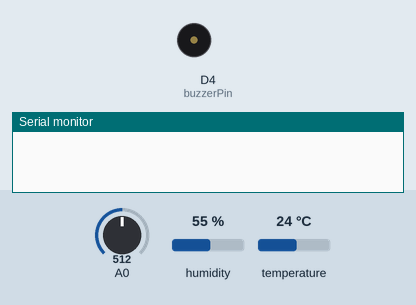
Recording of a sketch running on a simulated ESP8266 (NodeMCU). On the bench: buzzer (waves = sounding, pin HIGH), the last lines printed to the serial monitor. Inputs (shaded band) come from the test bench; at power-on: A0 = 512, humidity 55 %, temperature 24 °C. WiFi joins after 1.5 s; servers stay silent unless stated; no MQTT or app messages arrive unless stated.

Above: at 0.1 s.
At 1.9 s:
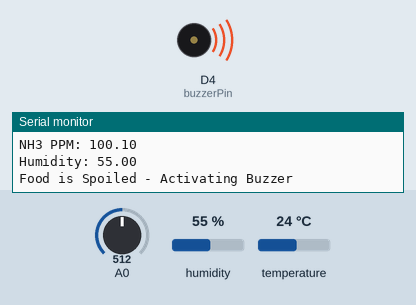
Timing chart, 0 to 4.4 s (numbered marks = the images above):
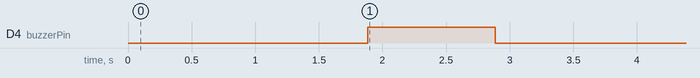

Measured:
- by itself, D4 (buzzerPin): LOW → HIGH at 1.9 s, → LOW 1.0 s later

The sketch:

exibition.ino
```cpp
#define BLYNK_TEMPLATE_ID "TMPL3k1WYGek_"  // Replace with your actual template ID
#define BLYNK_TEMPLATE_NAME "FOODTECH"     // Replace with your actual template name
#define BLYNK_AUTH_TOKEN "On1_TNajtQ1vbojyl_d-KcSaU-4oBNSQ"  // Replace with your actual auth token

#include <ESP8266WiFi.h>
#include <DHT.h>
#include <ThingSpeak.h>
#include <BlynkSimpleEsp8266.h>
#include <PubSubClient.h>  // Include the MQTT library

// Wi-Fi credentials
const char* ssid = "HOTSUPPORT";
const char* password = "Emilia@143";

// ThingSpeak API credentials
unsigned long myChannelNumber = 2686327;
const char* myWriteAPIKey = "YQ2MF5O3INY51I2D";

// MQTT broker details
const char* mqttServer = "test.mosquitto.org";  // Use a public MQTT broker
const int mqttPort = 1883;
const char* mqttTopic = "esp8266";  // Topic to publish food status

// DHT11 Pin and Type
#define DHTPIN D3
#define DHTTYPE DHT11
DHT dht(DHTPIN, DHTTYPE);


int mq2DigitalPin = D1;
int mq135DigitalPin = D2;
int buzzerPin = D4;  // Buzzer pin

WiFiClient espClient;
PubSubClient mqttClient(espClient);
WiFiClient client;

String previousFoodStatus = "";

void setup() {
  Serial.begin(115200);
  dht.begin();

  pinMode(mq2DigitalPin, INPUT);
  pinMode(mq135DigitalPin, INPUT);
  pinMode(buzzerPin, OUTPUT);
  digitalWrite(buzzerPin, LOW);

  // Connect to Wi-Fi
  WiFi.begin(ssid, password);
  while (WiFi.status() != WL_CONNECTED) {
    delay(500);
    Serial.print(".");
  }
  Serial.println("\nWi-Fi connected");

  // Initialize ThingSpeak
  ThingSpeak.begin(client);

  // Initialize Blynk
  Blynk.begin(BLYNK_AUTH_TOKEN, ssid, password);

  // Setup MQTT client
  mqttClient.setServer(mqttServer, mqttPort);
  while (!mqttClient.connected()) {
    if (mqttClient.connect("ESP8266Client")) {
      Serial.println("Connected to MQTT broker");
    } else {
      Serial.print("MQTT connection failed, rc=");
      Serial.print(mqttClient.state());
      delay(2000);
    }
  }
}

void loop() {
  Blynk.run();
  mqttClient.loop();  // Maintain MQTT connection

  // Reading MQ2 analog value and converting to gas concentration
  int mq2AnalogValue = analogRead(A0);
  float mq2GasPPM = 1000 * (mq2AnalogValue / 1023.0);

  // Reading MQ135 analog value and converting to gas concentration
  int mq135AnalogValue = analogRead(A0);
  float mq135GasPPM = 1000 * (mq135AnalogValue / 1023.0);

  // Breakdown MQ2 readings into individual gases
  float methanePPM = mq2GasPPM * 0.40;
  float lpgPPM = mq2GasPPM * 0.30;

  // Breakdown MQ135 readings into individual gases
  float co2PPM = mq135GasPPM * 0.40;
  float nh3PPM = mq135GasPPM * 0.20;

  // DHT11 readings
  float humidity = dht.readHumidity();
  float temperature = dht.readTemperature();

  // Check if any readings failed
  if (isnan(humidity) || isnan(temperature)) {
    Serial.println("Failed to read from DHT sensor!");
    return;
  }

  Serial.println("=== Debugging Readings ===");
  Serial.print("Methane PPM: "); Serial.println(methanePPM);
  Serial.print("CO2 PPM: "); Serial.println(co2PPM);
  Serial.print("NH3 PPM: "); Serial.println(nh3PPM);
  Serial.print("Humidity: "); Serial.println(humidity);

  String foodStatus;


  bool isSpoiled = (methanePPM > 140.18 || co2PPM > 170.1 || nh3PPM > 90.3 || humidity > 50.5);

  if (isSpoiled) {
    foodStatus = "Spoiled";
    if (previousFoodStatus != "Spoiled") {
      Serial.println("Food is Spoiled - Activating Buzzer");
      digitalWrite(buzzerPin, HIGH);
      delay(1000);
      digitalWrite(buzzerPin, LOW);
    }
  } else {
    foodStatus = "Fresh";
    Serial.println("Food is Fresh - Buzzer Off");
    digitalWrite(buzzerPin, LOW);   // Ensure the buzzer is off
  }

  // Display all readings on Serial Monitor
  Serial.println("=== Gas Sensor Readings ===");
  Serial.print("MQ2 - Methane (CH4): "); Serial.print(methanePPM); Serial.println(" ppm");
  Serial.print("MQ2 - LPG: "); Serial.print(lpgPPM); Serial.println(" ppm");

  Serial.print("MQ135 - CO2: "); Serial.print(co2PPM); Serial.println(" ppm");
  Serial.print("MQ135 - NH3: "); Serial.print(nh3PPM); Serial.println(" ppm");

  Serial.println("=== DHT11 Sensor Readings ===");
  Serial.print("Humidity: "); Serial.print(humidity); Serial.println(" %");
  Serial.print("Temperature: "); Serial.print(temperature); Serial.println(" *C");

  Serial.print("Food Status: ");
  Serial.println(foodStatus);

  // Update ThingSpeak fields with sensor data
  ThingSpeak.setField(1, methanePPM);
  ThingSpeak.setField(2, lpgPPM);
  ThingSpeak.setField(3, co2PPM);
  ThingSpeak.setField(4, nh3PPM);
  ThingSpeak.setField(5, temperature);

  // Write the data to ThingSpeak
  int responseCode = ThingSpeak.writeFields(myChannelNumber, myWriteAPIKey);
  if (responseCode == 200) {
    Serial.println("Data successfully sent to ThingSpeak");
  } else {
    Serial.println("Problem sending data to ThingSpeak. HTTP error code: " + String(responseCode));
  }

  // Send data to Blynk
  Blynk.virtualWrite(V1, methanePPM);
  Blynk.virtualWrite(V2, lpgPPM);
  Blynk.virtualWrite(V3, co2PPM);
  Blynk.virtualWrite(V4, nh3PPM);
  Blynk.virtualWrite(V5, temperature);
  Blynk.virtualWrite(V6, humidity);

  // Publish food status to MQTT topic
  if (foodStatus != previousFoodStatus) {
    String mqttMessage = "Food status: " + foodStatus;
    mqttClient.publish(mqttTopic, mqttMessage.c_str());
    Serial.println("Published to MQTT: " + mqttMessage);
    previousFoodStatus = foodStatus;  // Update previous status
  }

  delay(20000);
}
```
